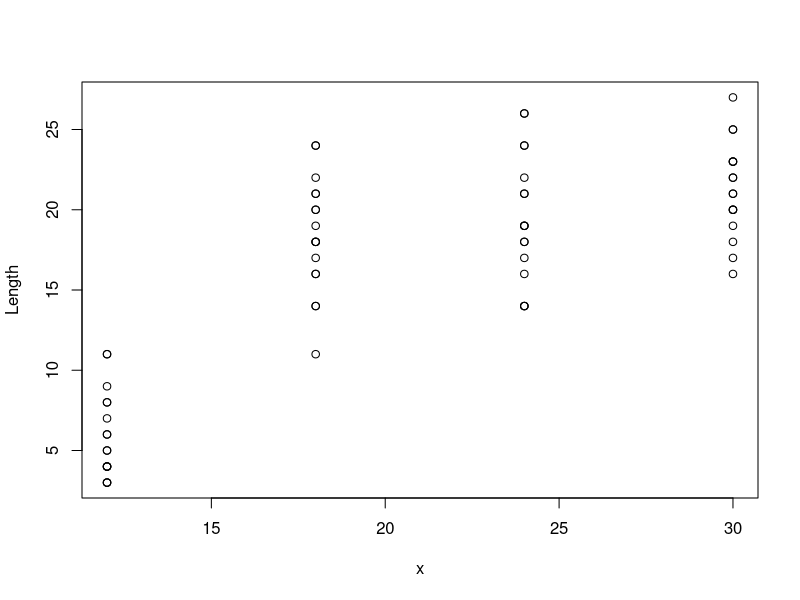
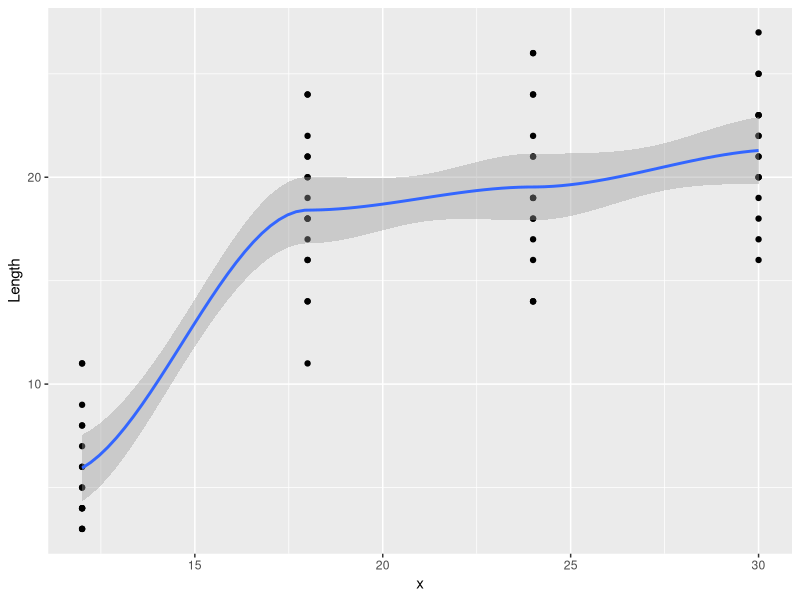
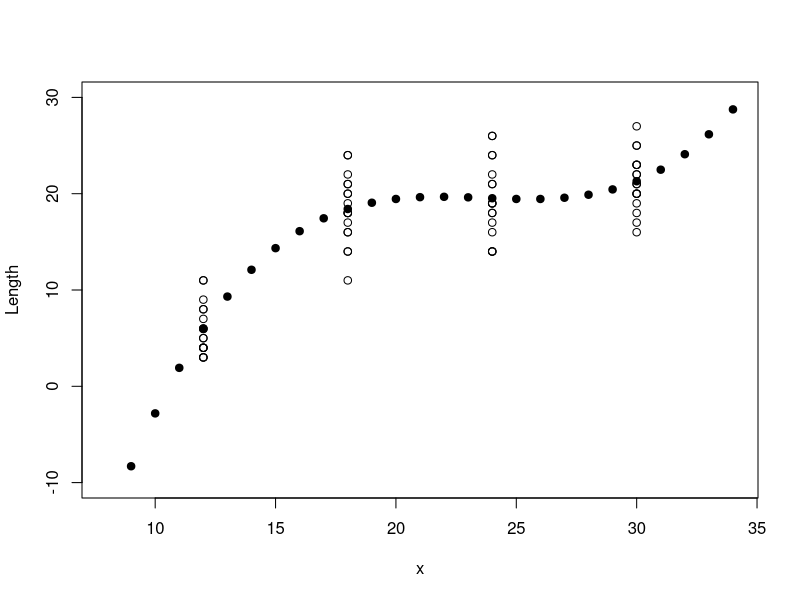
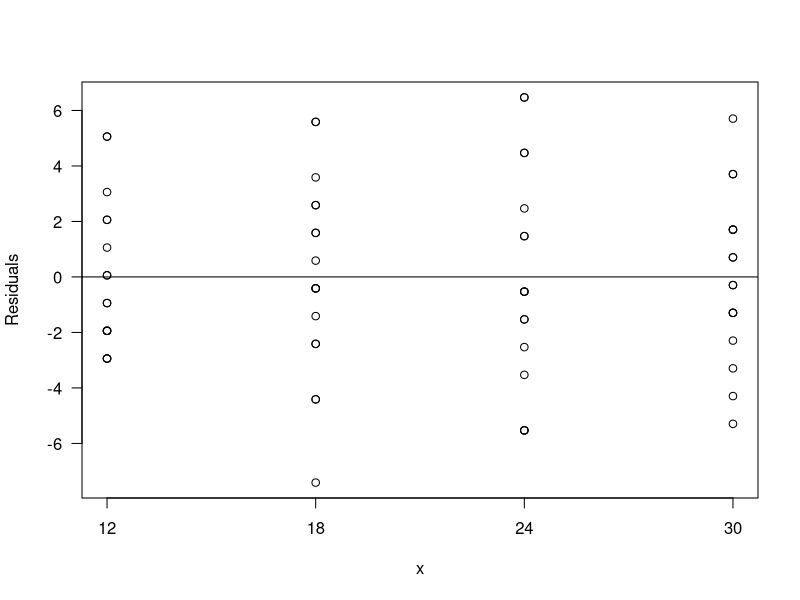
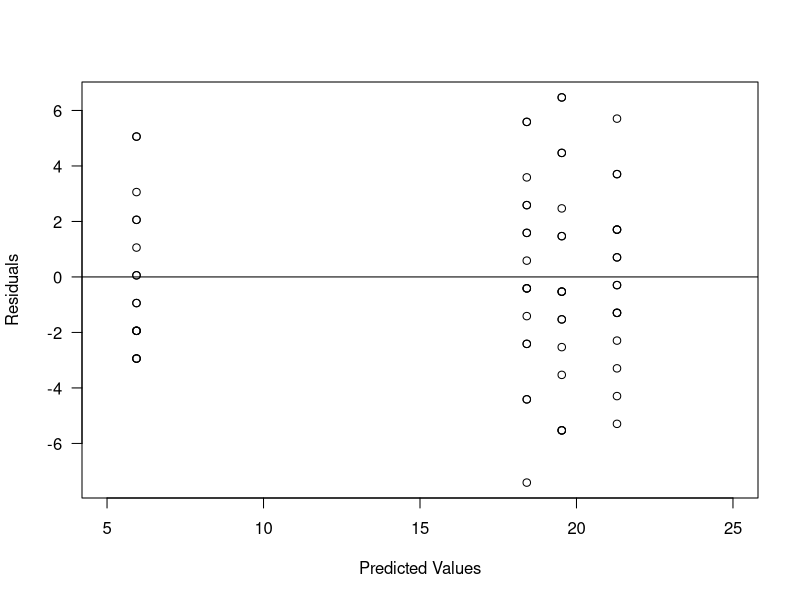
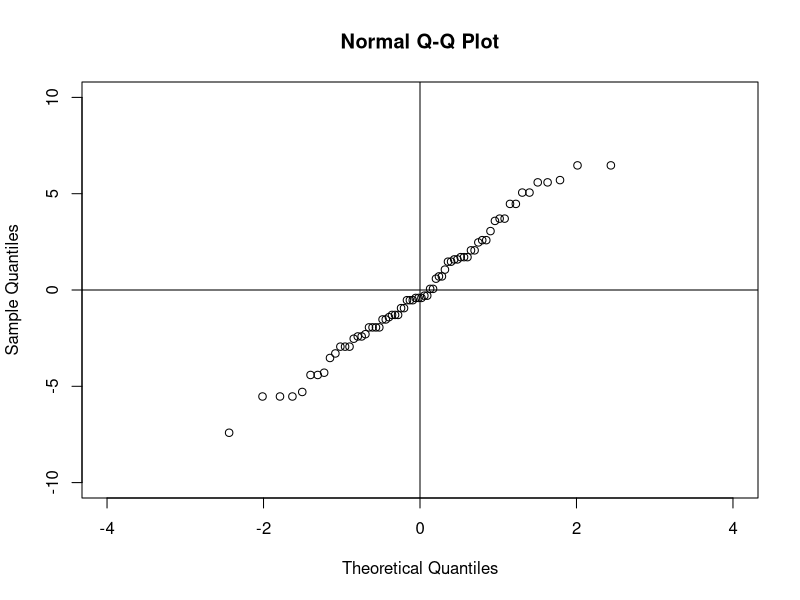

Write the R code that produced these figures, in order.
# beansoaking.r, bean-soaking experiment, Table 8.10 p278, and code from text p280

# Table 8.10, p278
bean.data <- read.table("Data/bean.txt", header=T)
head(bean.data) 
dim(bean.data) 
plot(Length ~ x, data=bean.data)

# use ggplot for categorical factors
library(tidyverse)
bean.data %>% ggplot(aes(x=x, y=Length)) +
  geom_point()+
  geom_smooth()

# Fit regression models and generate ANOVA info
model3 <- lm(Length ~ x + I(x^2) + I(x^3), data=bean.data) # Fit cubic model
summary(model3) # Display least squares estimates, overall F test
anova(model3) # Display type 1 SS

# Would a lower order model suffice?
model2 <- lm(Length ~ x + I(x^2), data=bean.data) # Fit quadratic model
model1 <- lm(Length ~ x, data=bean.data) # Fit simple linear reg model
anova(model2, model3) # Can cubic term be dropped?
anova(model1, model3) # Can both cubic and quadratic terms be dropped?

# Compute predicted values, CIs, PIs, and std errors for x=8:34
# Set up a grid of x's for prediction: x=8:34
xPred <- data.frame(x=seq(8, 34, 1))

# Calculute fitted values, 95% CIs for mean response, se.fit
preds <- predict(model3, xPred, se.fit=T, interval=c("confidence"))

# Calculate 95% PIs for new observations 
preds2 <- predict(model3, xPred, interval = c("prediction"))

# preds; preds2 # (Reader: display preds and preds2 to see contents)
se.fit <- preds$se.fit # to remove "preds$" from column header name

# Compute standard error for prediction
rmse <- preds$residual.scale # used to compute se.pred
se.pred <- sqrt(preds$se.fit^2 + rmse^2)

# Consolidate results for display
stats <- cbind(xPred, preds$fit, se.fit, preds2[,2:3], se.pred)
head(stats) # display first six rows of results

# Plot data (length vs x), plus fitted model for x=8:34
plot(Length ~ x, xlim = c(8, 34), ylim = c(-10, 30), data=bean.data)
points(xPred$x, preds$fit[, 1], pch = 19)

# Some plots to check model assumptions
bean.data$e <- residuals(model3); # Obtain residuals 
bean.data$pred <- fitted(model3) # Obtain predicted values

# Plot residuals vs x
plot(e ~ x, ylab = "Residuals", las=1, xaxt="n", data=bean.data)
axis(1, at = c(12,18,24,30)); abline(h=0)

# Plot residuals vs predicted values
plot(e ~ pred, xlim=c(5,25), las=1, xaxt="n", data=bean.data, 
     xlab="Predicted Values", ylab = "Residuals")
axis(1, at=seq(5,25,5)); abline(h=0) 

# Normal probability plot of residuals
qqnorm(model3$res, ylim=c(-10,10), xlim=c(-4,4)); abline(h=0, v=0)

# Code from text p280
# Generate lack-of-fit test
bean.data$fA <- factor(bean.data$x)
modelA <- lm(Length ~ fA, data=bean.data)
anova(model2, modelA)

# pairs comparison
modelfA <- aov(Length ~ fA, data=bean.data)
TukeyHSD(modelfA, "fA", ordered = TRUE)
